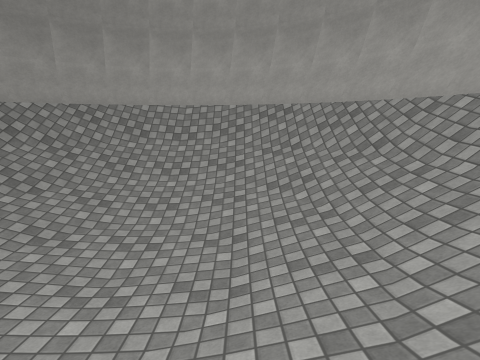
View 1 (above)

16 first-person views from a walk through a Unity game level. The camera is 1.3 m above the floor, tilts 12° down and sees 80° across. The floor is counted in squares, 0.5 m on a side. Each view is taken from the middle of a square. On the plan, view 1 faces up. The plan holds only what a view shows up to about 19 squares ahead; the rest is blank. The place goes on beyond the plan. The player is left out. Some animated figures are left out. Surface patterns are stand-ins for the level's own textures.

View 2
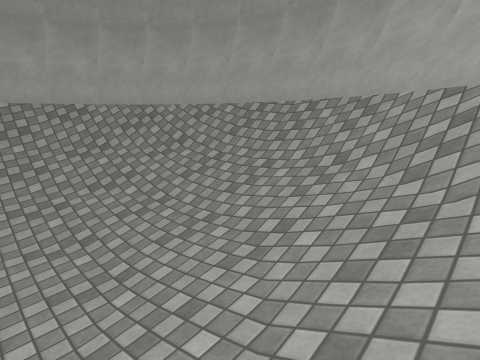

View 3
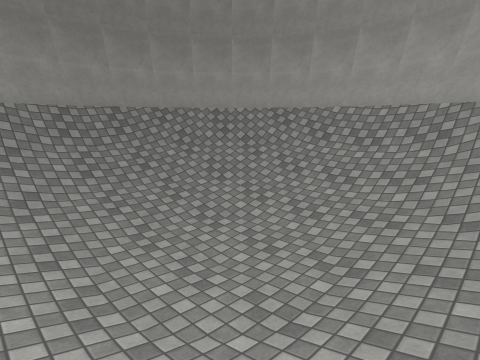

View 4
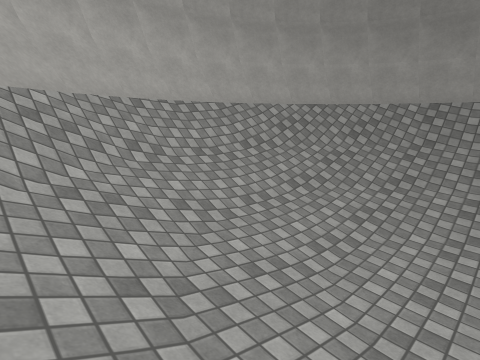

View 5
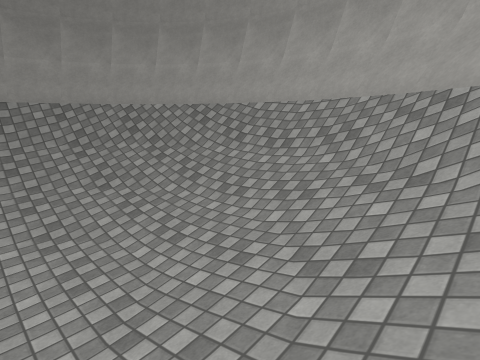

View 6
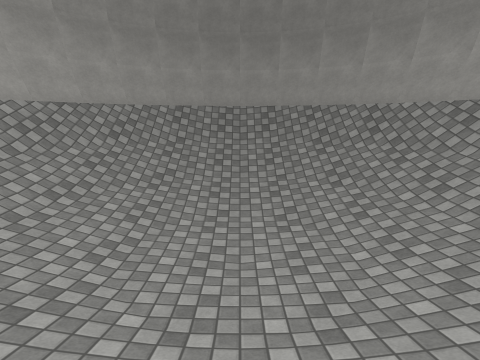

View 7
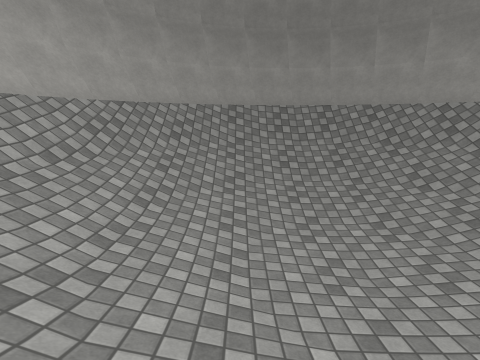

View 8
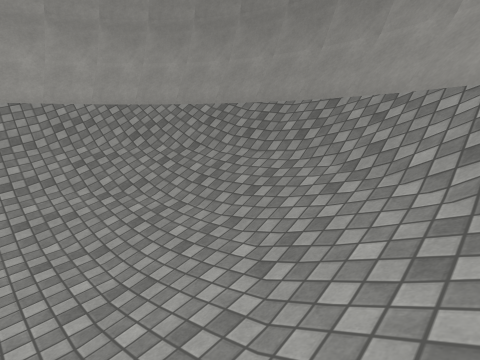

View 9
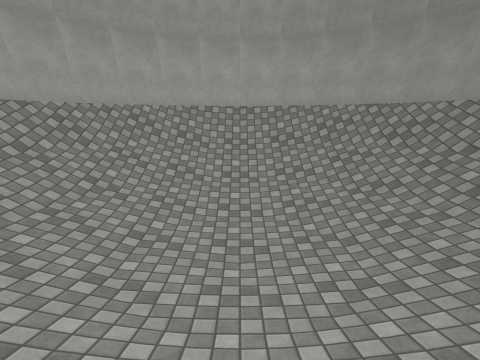

View 10
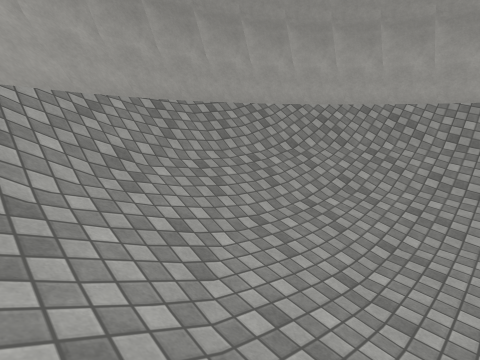

View 11
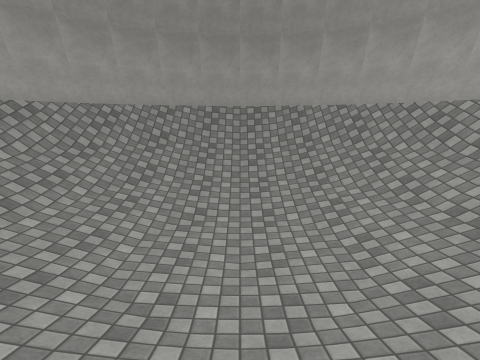

View 12
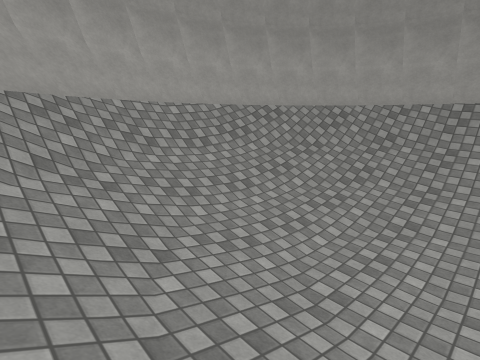

View 13
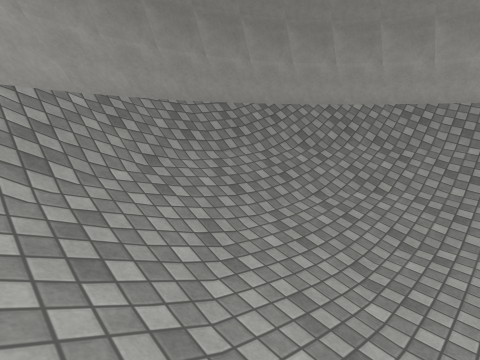

View 14
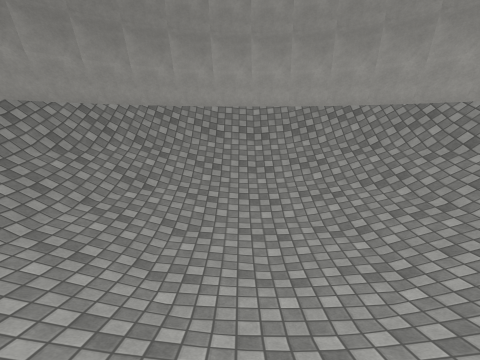

View 15
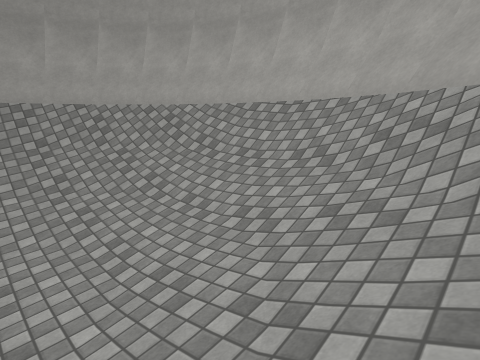

View 16
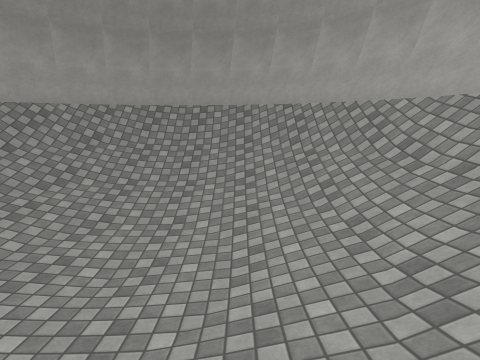

### Floor plan
Key: @ floor where view 1 was taken; # wall or solid block; . main floor; : floor 0.25 m higher than the main floor; + floor 0.5 m higher than the main floor; / step, stairs or slope; = window, fence, low wall or low ledge; ^ raised ledge.
Columns run from 20 left of view 1 to 12 right of it. Each row starts with its distance up from view 1.
 24            ###########
 23          ####^^^=^^^####
 22       ####^====///====^####
 21       ##^==#/////////#==^##
 20      ##==#/////////////#==##
 19    ###=#/////////////////#=###
 18   ###=#///////////////////#=###
 17   ##^=/////////////////////=^##
 16   #^=///////////////////////=^##
 15  ##=#///////////+///////////#=##
 14  #^=////////////+////////////=^#
 13 ##=#///////++///:///++///////#=##
 12 ##=////////++::...::++////////=##
 11 #^=/////////::.....:://///////=^#
 10 #^=/////////:.......://///////=^#
  9 #^=/////////........./////////=^#
  8 #=///////++:.........:++///////=#
  7 #^//////////.........//////////^#
  6 #^=/////////:.......://///////=^#
  5 #^=/////////::.....:://///////=^#
  4 ##=////////++::...::++////////=##
  3 ##=#///////++///:///++///////#=##
  2  #^=////////////+////////////=^#
  1  ##=#///////////+///////////#=##
  0   #^=///////////////@///////=^#
 -1   ##=#/////////////////////#=##
 -2   ###=#///////////////////#=###
 -3     ##==/////////////////==##
 -4      ##^=#/////////////#=^##
 -5      ###^==#/////////#==^###
 -6       ####^=====/=====^####
 -7         #####^^^=^^^#####
 -8            ###########

Positions as (right, up) in squares from view 1, and headings:
1: (0, 0), facing up
2: (-3, -1), facing up-right
3: (3, 2), facing up-left
4: (5, 8), facing down-left
5: (5, 8), facing up-left
6: (5, 8), facing left
7: (4, 4), facing left
8: (-5, 17), facing down-left
9: (-4, 17), facing down
10: (-3, 17), facing down-right
11: (-13, 8), facing right
12: (-13, 7), facing up-right
13: (-5, -1), facing up-left
14: (-5, -1), facing up
15: (-13, 7), facing down-right
16: (-12, 4), facing right
